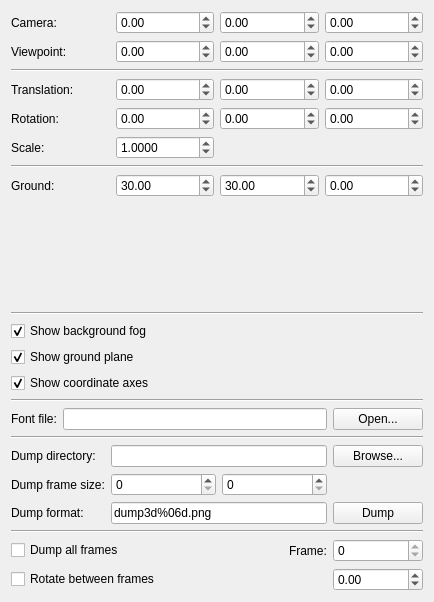
<?xml version="1.0" encoding="UTF-8"?>
<ui version="4.0">
 <class>View3dControl</class>
 <widget class="QWidget" name="View3dControl">
  <property name="geometry">
   <rect>
    <x>0</x>
    <y>0</y>
    <width>434</width>
    <height>602</height>
   </rect>
  </property>
  <property name="windowTitle">
   <string>Form</string>
  </property>
  <layout class="QVBoxLayout" name="verticalLayout">
   <item>
    <layout class="QGridLayout" name="cameraLayout">
     <item row="0" column="0">
      <widget class="QLabel" name="cameraPositionTextLabel">
       <property name="text">
        <string>Camera:</string>
       </property>
      </widget>
     </item>
     <item row="0" column="1">
      <widget class="QDoubleSpinBox" name="cameraXSpinBox">
       <property name="minimum">
        <double>-1000.000000000000000</double>
       </property>
       <property name="maximum">
        <double>1000.000000000000000</double>
       </property>
      </widget>
     </item>
     <item row="0" column="2">
      <widget class="QDoubleSpinBox" name="cameraYSpinBox">
       <property name="minimum">
        <double>-1000.000000000000000</double>
       </property>
       <property name="maximum">
        <double>1000.000000000000000</double>
       </property>
      </widget>
     </item>
     <item row="0" column="3">
      <widget class="QDoubleSpinBox" name="cameraZSpinBox">
       <property name="minimum">
        <double>-1000.000000000000000</double>
       </property>
       <property name="maximum">
        <double>1000.000000000000000</double>
       </property>
      </widget>
     </item>
     <item row="1" column="0">
      <widget class="QLabel" name="cameraViewpointTextLabel">
       <property name="text">
        <string>Viewpoint:</string>
       </property>
      </widget>
     </item>
     <item row="1" column="1">
      <widget class="QDoubleSpinBox" name="cameraViewXSpinBox">
       <property name="minimum">
        <double>-1000.000000000000000</double>
       </property>
       <property name="maximum">
        <double>1000.000000000000000</double>
       </property>
      </widget>
     </item>
     <item row="1" column="2">
      <widget class="QDoubleSpinBox" name="cameraViewYSpinBox">
       <property name="minimum">
        <double>-1000.000000000000000</double>
       </property>
       <property name="maximum">
        <double>1000.000000000000000</double>
       </property>
      </widget>
     </item>
     <item row="1" column="3">
      <widget class="QDoubleSpinBox" name="cameraViewZSpinBox">
       <property name="minimum">
        <double>-1000.000000000000000</double>
       </property>
       <property name="maximum">
        <double>1000.000000000000000</double>
       </property>
      </widget>
     </item>
    </layout>
   </item>
   <item>
    <widget class="Line" name="line_7">
     <property name="orientation">
      <enum>Qt::Horizontal</enum>
     </property>
    </widget>
   </item>
   <item>
    <layout class="QGridLayout" name="sceneLayout">
     <item row="1" column="0">
      <widget class="QLabel" name="sceneTranslationTextLabel">
       <property name="text">
        <string>Translation:</string>
       </property>
      </widget>
     </item>
     <item row="1" column="1">
      <widget class="QDoubleSpinBox" name="sceneXSpinBox">
       <property name="minimum">
        <double>-1000.000000000000000</double>
       </property>
       <property name="maximum">
        <double>1000.000000000000000</double>
       </property>
      </widget>
     </item>
     <item row="1" column="2">
      <widget class="QDoubleSpinBox" name="sceneYSpinBox">
       <property name="minimum">
        <double>-1000.000000000000000</double>
       </property>
       <property name="maximum">
        <double>1000.000000000000000</double>
       </property>
      </widget>
     </item>
     <item row="1" column="3">
      <widget class="QDoubleSpinBox" name="sceneZSpinBox">
       <property name="minimum">
        <double>-1000.000000000000000</double>
       </property>
       <property name="maximum">
        <double>1000.000000000000000</double>
       </property>
      </widget>
     </item>
     <item row="2" column="0">
      <widget class="QLabel" name="sceneRotationTextLabel">
       <property name="text">
        <string>Rotation:</string>
       </property>
      </widget>
     </item>
     <item row="3" column="0">
      <widget class="QLabel" name="sceneScaleTextLabel">
       <property name="text">
        <string>Scale:</string>
       </property>
      </widget>
     </item>
     <item row="2" column="1">
      <widget class="QDoubleSpinBox" name="sceneYawSpinBox">
       <property name="minimum">
        <double>-180.000000000000000</double>
       </property>
       <property name="maximum">
        <double>179.990000000000009</double>
       </property>
      </widget>
     </item>
     <item row="2" column="2">
      <widget class="QDoubleSpinBox" name="scenePitchSpinBox">
       <property name="minimum">
        <double>-180.000000000000000</double>
       </property>
       <property name="maximum">
        <double>179.990000000000009</double>
       </property>
      </widget>
     </item>
     <item row="2" column="3">
      <widget class="QDoubleSpinBox" name="sceneRollSpinBox">
       <property name="minimum">
        <double>-180.000000000000000</double>
       </property>
       <property name="maximum">
        <double>179.990000000000009</double>
       </property>
      </widget>
     </item>
     <item row="3" column="1">
      <widget class="QDoubleSpinBox" name="sceneScaleSpinBox">
       <property name="decimals">
        <number>4</number>
       </property>
       <property name="minimum">
        <double>0.000100000000000</double>
       </property>
       <property name="maximum">
        <double>1000000.000000000000000</double>
       </property>
       <property name="singleStep">
        <double>0.010000000000000</double>
       </property>
       <property name="value">
        <double>1.000000000000000</double>
       </property>
      </widget>
     </item>
    </layout>
   </item>
   <item>
    <widget class="Line" name="line">
     <property name="orientation">
      <enum>Qt::Horizontal</enum>
     </property>
    </widget>
   </item>
   <item>
    <layout class="QGridLayout" name="groundLayout">
     <item row="0" column="0">
      <widget class="QLabel" name="groundTextLabel">
       <property name="text">
        <string>Ground:</string>
       </property>
      </widget>
     </item>
     <item row="0" column="1">
      <widget class="QDoubleSpinBox" name="groundXSpinBox">
       <property name="singleStep">
        <double>0.010000000000000</double>
       </property>
       <property name="value">
        <double>30.000000000000000</double>
       </property>
      </widget>
     </item>
     <item row="0" column="2">
      <widget class="QDoubleSpinBox" name="groundYSpinBox">
       <property name="singleStep">
        <double>0.010000000000000</double>
       </property>
       <property name="value">
        <double>30.000000000000000</double>
       </property>
      </widget>
     </item>
     <item row="0" column="3">
      <widget class="QDoubleSpinBox" name="groundZSpinBox">
       <property name="minimum">
        <double>-100.000000000000000</double>
       </property>
       <property name="maximum">
        <double>100.000000000000000</double>
       </property>
       <property name="singleStep">
        <double>0.010000000000000</double>
       </property>
      </widget>
     </item>
    </layout>
   </item>
   <item>
    <widget class="ColorChooser" name="colorChooser" native="true"/>
   </item>
   <item>
    <widget class="Line" name="line_4">
     <property name="orientation">
      <enum>Qt::Horizontal</enum>
     </property>
    </widget>
   </item>
   <item>
    <layout class="QGridLayout" name="showLayout">
     <item row="2" column="0">
      <widget class="QCheckBox" name="showAxesCheckBox">
       <property name="text">
        <string>Show coordinate axes</string>
       </property>
       <property name="checked">
        <bool>true</bool>
       </property>
      </widget>
     </item>
     <item row="0" column="0">
      <widget class="QCheckBox" name="showFogCheckBox">
       <property name="text">
        <string>Show background fog</string>
       </property>
       <property name="checked">
        <bool>true</bool>
       </property>
      </widget>
     </item>
     <item row="1" column="0">
      <widget class="QCheckBox" name="showGroundCheckBox">
       <property name="text">
        <string>Show ground plane</string>
       </property>
       <property name="checked">
        <bool>true</bool>
       </property>
      </widget>
     </item>
    </layout>
   </item>
   <item>
    <widget class="Line" name="line_2">
     <property name="orientation">
      <enum>Qt::Horizontal</enum>
     </property>
    </widget>
   </item>
   <item>
    <layout class="QHBoxLayout" name="fontLayout">
     <item>
      <widget class="QLabel" name="fontTextLabel">
       <property name="text">
        <string>Font file:</string>
       </property>
      </widget>
     </item>
     <item>
      <widget class="QLineEdit" name="fontEdit">
       <property name="readOnly">
        <bool>true</bool>
       </property>
      </widget>
     </item>
     <item>
      <widget class="QPushButton" name="fontBrowseButton">
       <property name="minimumSize">
        <size>
         <width>90</width>
         <height>0</height>
        </size>
       </property>
       <property name="text">
        <string>Open...</string>
       </property>
      </widget>
     </item>
    </layout>
   </item>
   <item>
    <widget class="Line" name="line_3">
     <property name="orientation">
      <enum>Qt::Horizontal</enum>
     </property>
    </widget>
   </item>
   <item>
    <layout class="QGridLayout" name="dumpLayout">
     <item row="0" column="0">
      <widget class="QLabel" name="dumpDirTextLabel">
       <property name="text">
        <string>Dump directory:</string>
       </property>
      </widget>
     </item>
     <item row="0" column="1">
      <widget class="QLineEdit" name="dumpDirEdit">
       <property name="text">
        <string/>
       </property>
      </widget>
     </item>
     <item row="0" column="2">
      <widget class="QPushButton" name="dumpDirBrowseButton">
       <property name="minimumSize">
        <size>
         <width>90</width>
         <height>0</height>
        </size>
       </property>
       <property name="text">
        <string>Browse...</string>
       </property>
      </widget>
     </item>
     <item row="2" column="0">
      <widget class="QLabel" name="dumpFormatTextLabel">
       <property name="text">
        <string>Dump format:</string>
       </property>
      </widget>
     </item>
     <item row="2" column="1">
      <widget class="QLineEdit" name="dumpFormatEdit">
       <property name="inputMask">
        <string/>
       </property>
       <property name="text">
        <string>dump3d%06d.png</string>
       </property>
      </widget>
     </item>
     <item row="2" column="2">
      <widget class="QPushButton" name="dumpButton">
       <property name="minimumSize">
        <size>
         <width>90</width>
         <height>0</height>
        </size>
       </property>
       <property name="text">
        <string>Dump</string>
       </property>
      </widget>
     </item>
     <item row="1" column="0">
      <widget class="QLabel" name="frameSizeTextLabel">
       <property name="text">
        <string>Dump frame size:</string>
       </property>
      </widget>
     </item>
     <item row="1" column="1">
      <layout class="QHBoxLayout" name="frameSizeLayout">
       <item>
        <widget class="QSpinBox" name="frameWidthSpinBox">
         <property name="maximum">
          <number>9999</number>
         </property>
        </widget>
       </item>
       <item>
        <widget class="QSpinBox" name="frameHeightSpinBox">
         <property name="maximum">
          <number>9999</number>
         </property>
        </widget>
       </item>
      </layout>
     </item>
    </layout>
   </item>
   <item>
    <widget class="Line" name="line_6">
     <property name="orientation">
      <enum>Qt::Horizontal</enum>
     </property>
    </widget>
   </item>
   <item>
    <layout class="QGridLayout" name="dumpAllLayout">
     <item row="0" column="0">
      <widget class="QCheckBox" name="dumpAllCheckBox">
       <property name="sizePolicy">
        <sizepolicy hsizetype="MinimumExpanding" vsizetype="Fixed">
         <horstretch>0</horstretch>
         <verstretch>0</verstretch>
        </sizepolicy>
       </property>
       <property name="text">
        <string>Dump all frames</string>
       </property>
      </widget>
     </item>
     <item row="0" column="1">
      <widget class="QLabel" name="frameTextLabel">
       <property name="sizePolicy">
        <sizepolicy hsizetype="Preferred" vsizetype="Preferred">
         <horstretch>0</horstretch>
         <verstretch>0</verstretch>
        </sizepolicy>
       </property>
       <property name="text">
        <string>Frame:</string>
       </property>
      </widget>
     </item>
     <item row="0" column="2">
      <widget class="QSpinBox" name="frameSpinBox">
       <property name="minimumSize">
        <size>
         <width>90</width>
         <height>0</height>
        </size>
       </property>
       <property name="readOnly">
        <bool>true</bool>
       </property>
       <property name="maximum">
        <number>999999</number>
       </property>
      </widget>
     </item>
     <item row="1" column="0">
      <widget class="QCheckBox" name="rotateFramesCheckBox">
       <property name="text">
        <string>Rotate between frames</string>
       </property>
      </widget>
     </item>
     <item row="1" column="2">
      <widget class="QDoubleSpinBox" name="frameRotationSpinBox">
       <property name="minimum">
        <double>-180.000000000000000</double>
       </property>
       <property name="maximum">
        <double>179.990000000000009</double>
       </property>
       <property name="singleStep">
        <double>1.000000000000000</double>
       </property>
      </widget>
     </item>
    </layout>
   </item>
  </layout>
 </widget>
 <customwidgets>
  <customwidget>
   <class>ColorChooser</class>
   <extends>QWidget</extends>
   <header>ColorChooser.h</header>
   <container>1</container>
  </customwidget>
 </customwidgets>
 <resources/>
 <connections>
  <connection>
   <sender>showAxesCheckBox</sender>
   <signal>toggled(bool)</signal>
   <receiver>View3dControl</receiver>
   <slot>showAxesToggled(bool)</slot>
   <hints>
    <hint type="sourcelabel">
     <x>199</x>
     <y>53</y>
    </hint>
    <hint type="destinationlabel">
     <x>199</x>
     <y>149</y>
    </hint>
   </hints>
  </connection>
  <connection>
   <sender>dumpDirBrowseButton</sender>
   <signal>clicked()</signal>
   <receiver>View3dControl</receiver>
   <slot>dumpDirBrowseClicked()</slot>
   <hints>
    <hint type="sourcelabel">
     <x>350</x>
     <y>223</y>
    </hint>
    <hint type="destinationlabel">
     <x>199</x>
     <y>149</y>
    </hint>
   </hints>
  </connection>
  <connection>
   <sender>dumpButton</sender>
   <signal>clicked()</signal>
   <receiver>View3dControl</receiver>
   <slot>dumpClicked()</slot>
   <hints>
    <hint type="sourcelabel">
     <x>350</x>
     <y>252</y>
    </hint>
    <hint type="destinationlabel">
     <x>199</x>
     <y>149</y>
    </hint>
   </hints>
  </connection>
  <connection>
   <sender>dumpAllCheckBox</sender>
   <signal>toggled(bool)</signal>
   <receiver>View3dControl</receiver>
   <slot>dumpAllToggled(bool)</slot>
   <hints>
    <hint type="sourcelabel">
     <x>199</x>
     <y>283</y>
    </hint>
    <hint type="destinationlabel">
     <x>199</x>
     <y>149</y>
    </hint>
   </hints>
  </connection>
  <connection>
   <sender>sceneXSpinBox</sender>
   <signal>valueChanged(double)</signal>
   <receiver>View3dControl</receiver>
   <slot>sceneTranslationChanged()</slot>
   <hints>
    <hint type="sourcelabel">
     <x>150</x>
     <y>54</y>
    </hint>
    <hint type="destinationlabel">
     <x>199</x>
     <y>149</y>
    </hint>
   </hints>
  </connection>
  <connection>
   <sender>sceneYSpinBox</sender>
   <signal>valueChanged(double)</signal>
   <receiver>View3dControl</receiver>
   <slot>sceneTranslationChanged()</slot>
   <hints>
    <hint type="sourcelabel">
     <x>249</x>
     <y>54</y>
    </hint>
    <hint type="destinationlabel">
     <x>199</x>
     <y>149</y>
    </hint>
   </hints>
  </connection>
  <connection>
   <sender>sceneZSpinBox</sender>
   <signal>valueChanged(double)</signal>
   <receiver>View3dControl</receiver>
   <slot>sceneTranslationChanged()</slot>
   <hints>
    <hint type="sourcelabel">
     <x>347</x>
     <y>54</y>
    </hint>
    <hint type="destinationlabel">
     <x>199</x>
     <y>149</y>
    </hint>
   </hints>
  </connection>
  <connection>
   <sender>sceneYawSpinBox</sender>
   <signal>valueChanged(double)</signal>
   <receiver>View3dControl</receiver>
   <slot>sceneRotationChanged()</slot>
   <hints>
    <hint type="sourcelabel">
     <x>150</x>
     <y>83</y>
    </hint>
    <hint type="destinationlabel">
     <x>199</x>
     <y>149</y>
    </hint>
   </hints>
  </connection>
  <connection>
   <sender>scenePitchSpinBox</sender>
   <signal>valueChanged(double)</signal>
   <receiver>View3dControl</receiver>
   <slot>sceneRotationChanged()</slot>
   <hints>
    <hint type="sourcelabel">
     <x>249</x>
     <y>83</y>
    </hint>
    <hint type="destinationlabel">
     <x>199</x>
     <y>149</y>
    </hint>
   </hints>
  </connection>
  <connection>
   <sender>sceneRollSpinBox</sender>
   <signal>valueChanged(double)</signal>
   <receiver>View3dControl</receiver>
   <slot>sceneRotationChanged()</slot>
   <hints>
    <hint type="sourcelabel">
     <x>347</x>
     <y>83</y>
    </hint>
    <hint type="destinationlabel">
     <x>199</x>
     <y>149</y>
    </hint>
   </hints>
  </connection>
  <connection>
   <sender>sceneScaleSpinBox</sender>
   <signal>valueChanged(double)</signal>
   <receiver>View3dControl</receiver>
   <slot>sceneScaleChanged()</slot>
   <hints>
    <hint type="sourcelabel">
     <x>150</x>
     <y>112</y>
    </hint>
    <hint type="destinationlabel">
     <x>199</x>
     <y>149</y>
    </hint>
   </hints>
  </connection>
  <connection>
   <sender>showFogCheckBox</sender>
   <signal>toggled(bool)</signal>
   <receiver>View3dControl</receiver>
   <slot>showFogToggled(bool)</slot>
   <hints>
    <hint type="sourcelabel">
     <x>199</x>
     <y>177</y>
    </hint>
    <hint type="destinationlabel">
     <x>199</x>
     <y>188</y>
    </hint>
   </hints>
  </connection>
  <connection>
   <sender>groundXSpinBox</sender>
   <signal>valueChanged(double)</signal>
   <receiver>View3dControl</receiver>
   <slot>groundRadiusChanged(double)</slot>
   <hints>
    <hint type="sourcelabel">
     <x>150</x>
     <y>30</y>
    </hint>
    <hint type="destinationlabel">
     <x>199</x>
     <y>188</y>
    </hint>
   </hints>
  </connection>
  <connection>
   <sender>showGroundCheckBox</sender>
   <signal>toggled(bool)</signal>
   <receiver>View3dControl</receiver>
   <slot>showGroundToggled(bool)</slot>
   <hints>
    <hint type="sourcelabel">
     <x>199</x>
     <y>181</y>
    </hint>
    <hint type="destinationlabel">
     <x>199</x>
     <y>188</y>
    </hint>
   </hints>
  </connection>
  <connection>
   <sender>fontBrowseButton</sender>
   <signal>clicked()</signal>
   <receiver>View3dControl</receiver>
   <slot>fontBrowseClicked()</slot>
   <hints>
    <hint type="sourcelabel">
     <x>356</x>
     <y>29</y>
    </hint>
    <hint type="destinationlabel">
     <x>199</x>
     <y>249</y>
    </hint>
   </hints>
  </connection>
  <connection>
   <sender>groundYSpinBox</sender>
   <signal>valueChanged(double)</signal>
   <receiver>View3dControl</receiver>
   <slot>groundRadiusChanged(double)</slot>
   <hints>
    <hint type="sourcelabel">
     <x>249</x>
     <y>104</y>
    </hint>
    <hint type="destinationlabel">
     <x>199</x>
     <y>249</y>
    </hint>
   </hints>
  </connection>
  <connection>
   <sender>groundZSpinBox</sender>
   <signal>valueChanged(double)</signal>
   <receiver>View3dControl</receiver>
   <slot>groundElevationChanged(double)</slot>
   <hints>
    <hint type="sourcelabel">
     <x>347</x>
     <y>104</y>
    </hint>
    <hint type="destinationlabel">
     <x>199</x>
     <y>249</y>
    </hint>
   </hints>
  </connection>
  <connection>
   <sender>cameraXSpinBox</sender>
   <signal>valueChanged(double)</signal>
   <receiver>View3dControl</receiver>
   <slot>cameraPositionChanged()</slot>
   <hints>
    <hint type="sourcelabel">
     <x>196</x>
     <y>17</y>
    </hint>
    <hint type="destinationlabel">
     <x>260</x>
     <y>300</y>
    </hint>
   </hints>
  </connection>
  <connection>
   <sender>cameraYSpinBox</sender>
   <signal>valueChanged(double)</signal>
   <receiver>View3dControl</receiver>
   <slot>cameraPositionChanged()</slot>
   <hints>
    <hint type="sourcelabel">
     <x>325</x>
     <y>17</y>
    </hint>
    <hint type="destinationlabel">
     <x>260</x>
     <y>300</y>
    </hint>
   </hints>
  </connection>
  <connection>
   <sender>cameraZSpinBox</sender>
   <signal>valueChanged(double)</signal>
   <receiver>View3dControl</receiver>
   <slot>cameraPositionChanged()</slot>
   <hints>
    <hint type="sourcelabel">
     <x>454</x>
     <y>17</y>
    </hint>
    <hint type="destinationlabel">
     <x>260</x>
     <y>300</y>
    </hint>
   </hints>
  </connection>
  <connection>
   <sender>cameraViewXSpinBox</sender>
   <signal>valueChanged(double)</signal>
   <receiver>View3dControl</receiver>
   <slot>cameraViewpointChanged()</slot>
   <hints>
    <hint type="sourcelabel">
     <x>196</x>
     <y>46</y>
    </hint>
    <hint type="destinationlabel">
     <x>260</x>
     <y>300</y>
    </hint>
   </hints>
  </connection>
  <connection>
   <sender>cameraViewYSpinBox</sender>
   <signal>valueChanged(double)</signal>
   <receiver>View3dControl</receiver>
   <slot>cameraViewpointChanged()</slot>
   <hints>
    <hint type="sourcelabel">
     <x>325</x>
     <y>46</y>
    </hint>
    <hint type="destinationlabel">
     <x>260</x>
     <y>300</y>
    </hint>
   </hints>
  </connection>
  <connection>
   <sender>cameraViewZSpinBox</sender>
   <signal>valueChanged(double)</signal>
   <receiver>View3dControl</receiver>
   <slot>cameraViewpointChanged()</slot>
   <hints>
    <hint type="sourcelabel">
     <x>454</x>
     <y>46</y>
    </hint>
    <hint type="destinationlabel">
     <x>260</x>
     <y>300</y>
    </hint>
   </hints>
  </connection>
 </connections>
 <slots>
  <slot>dumpDirBrowseClicked()</slot>
  <slot>dumpClicked()</slot>
  <slot>dumpAllToggled(bool)</slot>
  <slot>showAxesToggled(bool)</slot>
  <slot>sceneTranslationChanged()</slot>
  <slot>sceneRotationChanged()</slot>
  <slot>sceneScaleChanged()</slot>
  <slot>showFogToggled(bool)</slot>
  <slot>groundRadiusChanged(double)</slot>
  <slot>showGroundToggled(bool)</slot>
  <slot>fontBrowseClicked()</slot>
  <slot>groundElevationChanged(double)</slot>
  <slot>cameraPositionChanged()</slot>
  <slot>cameraViewpointChanged()</slot>
 </slots>
</ui>
